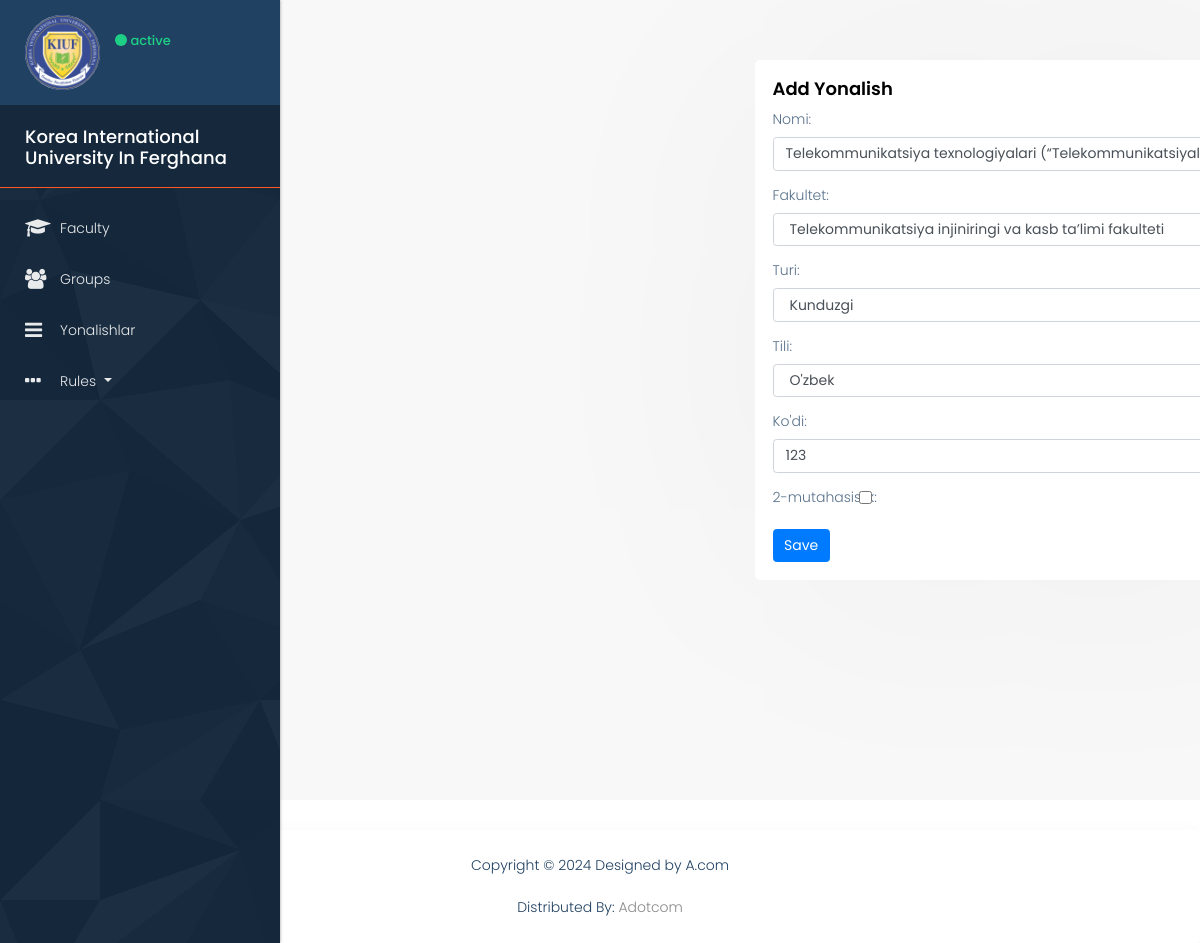
Screenshot of /yonalishupdate/7/ (signed in) with the database file from the repository.
### user/models.py (models this page shows, shortened)
class Yonalish(models.Model):
    org = models.ForeignKey(Organization, on_delete=models.CASCADE)
    name = models.CharField(max_length=100)
    faculty = models.ForeignKey(Faculty, on_delete=models.SET_NULL, blank=True, null=True,
                                related_name='facultyyonalish')
    created_at = models.DateTimeField(auto_now_add=True)
    code = models.CharField(max_length=100, null=True, blank=True)
    turi_choices = (
        ('Kunduzgi', 'Kunduzgi'),
        ('Sirtqi', 'Sirtqi'),
        ('Masofaviy', 'Masofaviy'),
    )
    turi = models.CharField(max_length=100, choices=turi_choices, default='Kunduzgi')
    choises_uzb_rus = (
        ('O\'zbek', 'O\'zbek'),
        ('Rus', 'Rus'),
    )
    language = models.CharField(max_length=100, choices=choises_uzb_rus, default='O\'zbek')
    mutahasislik_2 = models.BooleanField(default=False)
    class Meta:
        verbose_name_plural = 'Yonalishlar'

class Faculty(models.Model):
    org = models.ForeignKey(Organization, on_delete=models.CASCADE)
    name = models.CharField(max_length=100)
    created_at = models.DateTimeField(auto_now_add=True)
    def __str__(self):
        return self.name
    class Meta:
        verbose_name_plural = 'Fakultetlar'

### user/views.py (the view)
# urls.py: path('yonalishupdate/<int:pk>/', yonalish_update, name='yonalishupdate'),
@login_required(login_url='login')
def yonalish_update(request, pk):
    if request.user.user_permissions.filter(codename='change_yonalish').exists():
        yonalish = Yonalish.objects.get(id=pk)
        form = YonalishForm(instance=yonalish, user=request.user)
        if request.method == 'POST':
            form = YonalishForm(request.POST, instance=yonalish, user=request.user)
            if form.is_valid():
                form.save()
                return redirect('yonalishlar')
        context = {'form': form}
        return render(request, 'baseapp/yonalish_form.html', context)
    messages.error(request, 'You do not have permission to update yonalish')
    return redirect('yonalishlar')

### templates/baseapp/yonalish_form.html (shortened to what this page needs)
{% extends  'layouts/formsbase.html' %}
{% load static %}
{% block content %}
<div class="col-12 grid-margin" style="padding-left: 450px">
    <div class="card" style="width: 40rem;">
        <div class="card-body">
            <h4 class="card-title">Add Yonalish</h4>
            <form action="" method="post">
                <div class="form-group">
                    {{ form.as_p }}
                </div>
                <button type="submit" class="btn btn-primary mr-2">Save</button>
            </form>
        </div>
    </div>
</div>
{% endblock %}

### assets/style.css (style rules this page uses)
* { margin: 0; padding: 0; outline: none !important; }
html, body { color: #898989; font-size: 14px; font-family: 'Poppins', sans-serif; line-height: normal; font-weight: 300; overflow-x: hidden !important; }
h1, h2, h3, h4, h5, h6 { letter-spacing: 0; font-weight: normal; position: relative; padding: 0; font-weight: normal; line-height: normal; color: #1f1f1f; margin: 0 }
h4 { font-size: 16px }
a, .btn { text-decoration: none !important; outline: none !important; -webkit-transition: all .3s ease-in-out; -moz-transition: all .3s ease-in-out; -ms-transition: all .3s ease-in-out; -o-transition: all .3s ease-in-out; transition: all .3s ease-in-out; }
h4 { font-size: 18px; color: #000; line-height: 21px; font-weight: 600; text-transform: none; margin-bottom: 15px; }
p { color: #58718a; font-size: 14px; line-height: 21px; }
button, input, select, textarea, option { font-family: 'Poppins', sans-serif; }
.btn { font-size: 14px; }
.form-control { padding-left: 12px ; }
.card { border: none; box-shadow: 0 0 300px rgba(0, 0, 0, 0.05); border-radius: 5px; overflow: hidden; background: #fff; margin: 0 0 30px; }

### rows the page displays
Yonalish: name "Telekommunikatsiya texnologiyalari (“Telekommunikatsiyalar”)", faculty "Telekommunikatsiya injiniringi va kasb taʼlimi fakulteti", turi "Kunduzgi", language "O'zbek", code "123"
